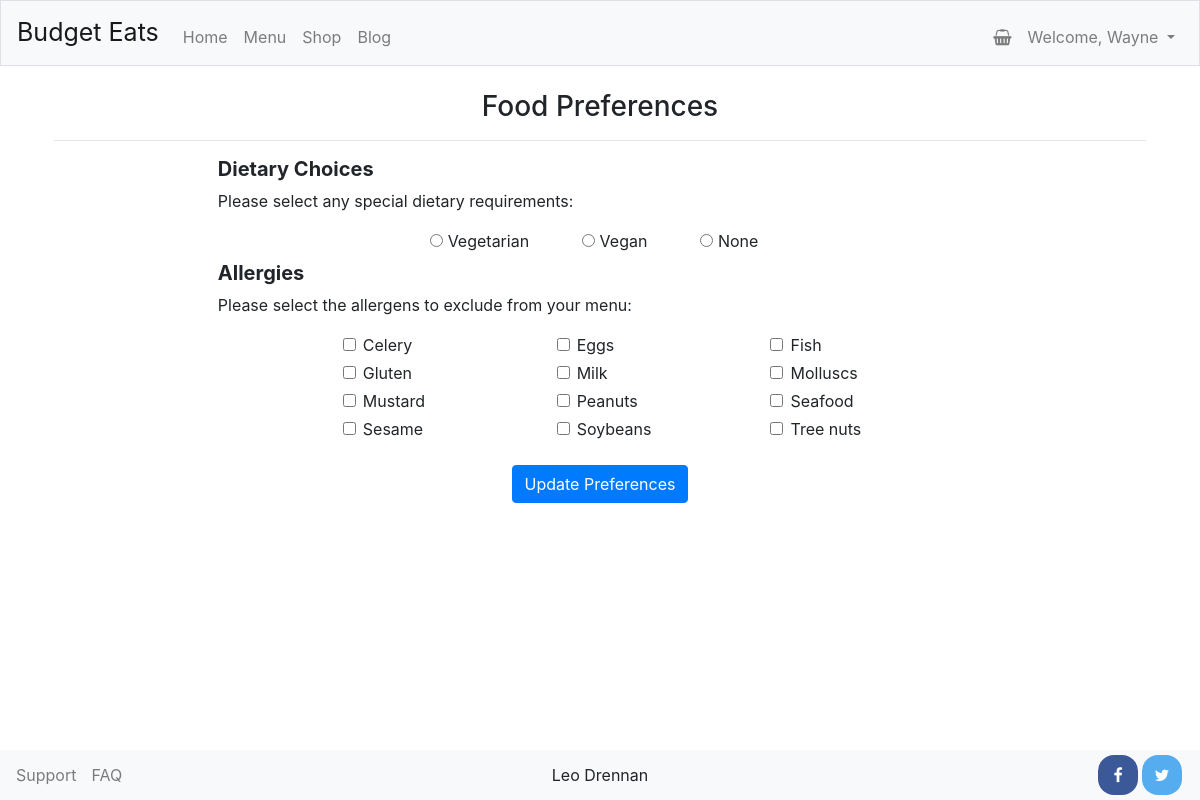
Screenshot of /preferences_change (signed in) with the database file from the repository.
### tables this page shows
CREATE TABLE allergens (
    id INTEGER,
    allergen TEXT,
    PRIMARY KEY(id)
);

### application.py (the view)
@app.route("/preferences_change", methods=["GET","POST"])
@login_required("/preferences_change")
def preferences_change():
    if request.method == "POST":
        if request.form.get("dietary") == "vegetarian":
            vegetarian = 1
            vegan = 0
        elif request.form.get("dietary") == "vegan":
            vegetarian = 0
            vegan = 1
        else:
            vegetarian = vegan = 0
        db.execute("UPDATE preferences SET vegetarian = ?, vegan = ? WHERE user_id = ?", vegetarian, vegan, session["user_id"])
        allergens = db.execute("SELECT * FROM allergens")
        for allergen in allergens:
            if request.form.get(f'{allergen["allergen"]}') != None:
                check = db.execute("SELECT * FROM users_allergens WHERE user_id = ? AND allergen_id = ?", session["user_id"], allergen["id"])
                if len(check) == 0:
                    db.execute("INSERT INTO users_allergens (user_id, allergen_id) VALUES (?, ?)", session["user_id"], allergen["id"])
            else:
                check = db.execute("SELECT * FROM users_allergens WHERE user_id = ? AND allergen_id = ?", session["user_id"], allergen["id"])
                if len(check) != 0:
                    db.execute("DELETE FROM users_allergens WHERE user_id = ? AND allergen_id = ?", session["user_id"], allergen["id"])
        flash("Your preferences have been updated.")
        return redirect("/my_preferences")
    else:
        allergens = db.execute("SELECT allergen FROM allergens")
        return render_template("account/preferences.html", allergens=allergens)

### application.py (called while the page is built)
@app.after_request
def after_request(response):
    response.headers["Cache-Control"] = "no-cache, no-store, must-revalidate"
    response.headers["Expires"] = 0
    response.headers["Pragma"] = "no-cache"
    return response

### helpers.py (called while the page is built)
def login_required(destination):
    def decorator(f):
        @wraps(f)
        def decorated_function(*args, **kwargs):
            if session.get("user_id") is None:
                return redirect(f"/login{destination}")
            return f(*args, **kwargs)
        return decorated_function
    return decorator

### templates/account/preferences.html (shortened to what this page needs)
{% extends "layout.html" %}
{% block main %}
    <h3 class="centered">Food Preferences</h3>
    <hr>
    <div style="width: 70%; margin: auto;">
        <form action="/preferences_change" method="post">
            <h5><b>Dietary Choices</b></h5>
            <p>Please select any special dietary requirements:</p>
            <div class="centered mb-2">
                <div class="form-check form-check-inline mr-5">
                    <input class="form-check-input" type="radio" name="dietary" id="vegetarian" value="vegetarian" required>
                    <label class="form-check-label" for="vegetarian">Vegetarian</label>
                </div>
                <div class="form-check form-check-inline mr-5">
                    <input class="form-check-input" type="radio" name="dietary" id="vegan" value="vegan" required>
                    <label class="form-check-label" for="vegan">Vegan</label>
                </div>
                <div class="form-check form-check-inline">
                    <input class="form-check-input" type="radio" name="dietary" id="none" value="none" required>
                    <label class="form-check-label" for="none">None</label>
                </div>
            </div>
            <h5><b>Allergies</b></h5>
            <p>Please select the allergens to exclude from your menu:</p>
            <div class="mb-4" style="width: 80%; margin-left: 120px">
                {% set ns = namespace(allergy=0) %}
                {% for i in range(0, allergens | length, 3) %}
                    <div class="row mb-1">
                        {% for j in range(ns.allergy, ns.allergy + 3) %}
                            <div class="form-check col-md-4" style="padding-left: 40px;">
                                <input class="form-check-input" type="checkbox" name="{{ allergens[j].allergen }}" id="{{ allergens[j].allergen }}">
                                <label class="form-check-label" for="{{ allergens[j].allergen }}">{{ allergens[j].allergen | capitalize }}</label>
                            </div>
                            {% set ns.allergy = ns.allergy + 1 %}
                        {% endfor %}
                    </div>
                {% endfor %}
            </div>
            <div class="centered">
                <button class="btn btn-primary" type="submit">Update Preferences</button>
            </div>
        </form>
    </div>
{% endblock %}

### static/styles.css (style rules this page uses)
.centered { text-align: center !important; }
.btn { box-shadow: none !important; }

### rows the page displays
allergens: allergen "Celery"
allergens: allergen "Eggs"
allergens: allergen "Fish"
allergens: allergen "Gluten"
allergens: allergen "Milk"
allergens: allergen "Molluscs"
allergens: allergen "Mustard"
allergens: allergen "Peanuts"
allergens: allergen "Seafood"
allergens: allergen "Sesame"
allergens: allergen "Soybeans"
allergens: allergen "Tree nuts"

### other values shown
{{ session.name }} "Wayne"
